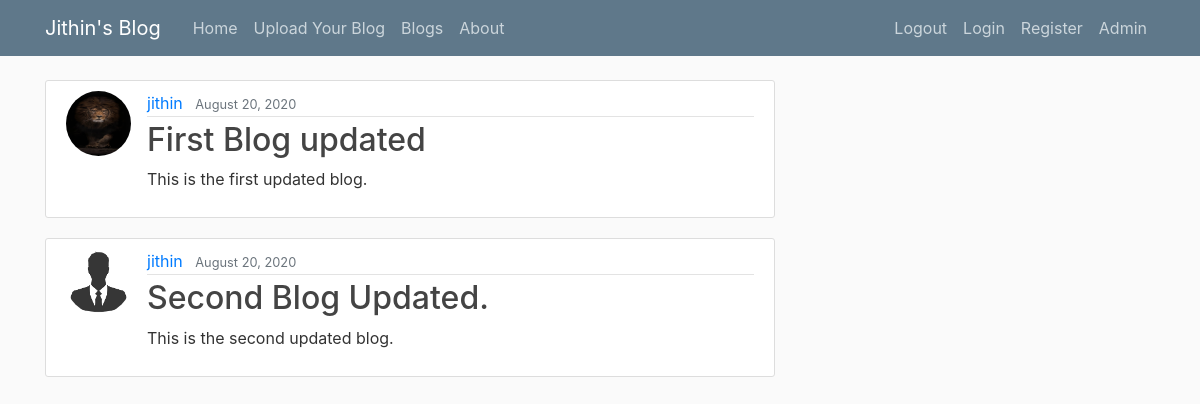
/post/list/, run on the app's committed database.
### blogs/models.py (models this page shows, shortened)
class Posts(models.Model):
    Title = models.CharField(max_length=128)
    Content = models.TextField()
    Date_Of_Upload = models.DateTimeField(default=timezone.now)
    Image = models.ImageField(default="default.jpg",upload_to="profile_pics",blank="True")
    author = models.ForeignKey(User,on_delete=models.CASCADE)

### blogs/views.py (the view)
# urls.py: path('post/list/',PostListView.as_view(),name='list'),
class PostListView(ListView):
    model=Posts

### blogs/templates/blogs/posts_list.html
{% extends "blogs/base.html" %}
{% block content %}
{% for posts in object_list %}
<article class="media content-section">
  <img class="rounded-circle article-img" src="{{ posts.Image.url }}">
     <div class="media-body">
       <div class="article-metadata">
         <a class="mr-2" href="#">{{ posts.author }}</a>
         <small class="text-muted">{{ posts.Date_Of_Upload|date:"F d, Y" }}</small>
       </div>
       <h2><a class="article-title" href="{% url "detail" posts.id %}">{{ posts.Title }}</a></h2>
       <p class="article-content">{{ posts.Content }}</p>
     </div>
    </article>
{% endfor %}
{% endblock %}

### blogs/templates/blogs/base.html (shortened to what this page needs)
<!DOCTYPE html>
{% load static %}
<html lang="en" dir="ltr">
  <head>
    <link rel="stylesheet" href="https://stackpath.bootstrapcdn.com/bootstrap/4.5.0/css/bootstrap.min.css">
    <link rel="stylesheet" type="text/css" href="{% static "style.css" %}">
  </head>
  <body>
    <header class="site-header">
      <nav class="navbar navbar-expand-md navbar-dark bg-steel fixed-top">
        <div class="container">
          <a class="navbar-brand mr-4" href="/">Jithin's Blog</a>
          <div class="collapse navbar-collapse" id="navbarToggle">
            <div class="navbar-nav mr-auto">
              <a class="nav-item nav-link" href="#">Home</a>
              <a class="nav-item nav-link" href="{% url "create" %}">Upload Your Blog</a>
              <a class="nav-item nav-link" href="{% url "list" %}">Blogs</a>
              <a class="nav-item nav-link" href="#">About</a>
            </div>
            <div class="navbar-nav">
              <a class="nav-item nav-link" href="#">Logout</a>
              <a class="nav-item nav-link" href="#">Login</a>
              <a class="nav-item nav-link" href="#">Register</a>
              <a class="nav-item nav-link" href="{% url "admin:index" %}">Admin</a>
            </div>
          </div>
        </div>
      </nav>
    </header>
    <main role="main" class="container">
      <div class="row">
        <div class="col-md-8">
          {% block content %}{% endblock %}
        </div>
  </body>
</html>

### blogs/static/style.css (style rules this page uses)
body { background: #fafafa; color: #333333; margin-top: 5rem; }
h1, h2, h3, h4, h5, h6 { color: #444444; }
.bg-steel { background-color: #5f788a; }
.site-header .navbar-nav .nav-link { color: #cbd5db; }
.content-section { background: #ffffff; padding: 10px 20px; border: 1px solid #dddddd; border-radius: 3px; margin-bottom: 20px; }
.article-title { color: #444444; }
.article-content { white-space: pre-line; }
.article-img { height: 65px; width: 65px; margin-right: 16px; }
.article-metadata { padding-bottom: 1px; margin-bottom: 4px; border-bottom: 1px solid #e3e3e3 }

### data on the page
Posts: Image (picture), author "jithin", Date_Of_Upload "August 20, 2020", Title "First Blog updated", Content "This is the first updated blog."
Posts: Image (placeholder picture), author "jithin", Date_Of_Upload "August 20, 2020", Title "Second Blog Updated.", Content "This is the second updated blog."
